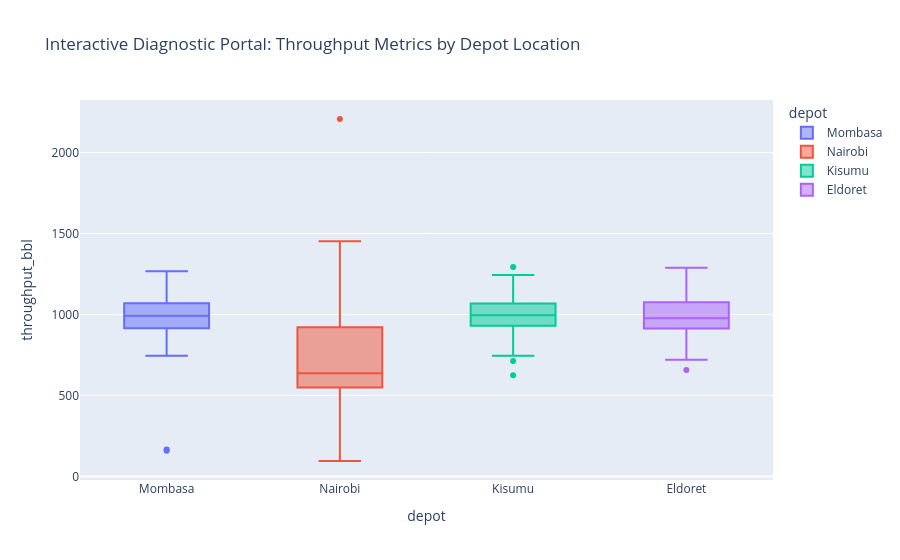

This figure's notebook cell:
### Markdown cell above
### Interpretation

Comparing throughput across depots allows us to determine whether the reduction observed in the overall average is driven by a specific location or shared across the entire network. By examining the distribution of throughput for each depot, we can identify differences in central tendency, variability, and the presence of unusual observations.

The comparison shows a clear distinction between the depots. **Nairobi consistently records lower throughput values than Mombasa, Kisumu, and Eldoret**, with its median positioned noticeably lower. In addition, several observations fall below the lower whisker of the boxplot, indicating statistically significant low-end outliers.

Unlike the isolated sensor glitches expected in the dataset, Nairobi's lower throughput appears to be **systematic rather than random**. The consistent downward shift in its distribution suggests that this depot is likely contributing disproportionately to the reduction in overall throughput.

This finding narrows the investigation considerably. Rather than treating the issue as a network-wide problem, the next stage will focus on **Nairobi** to determine which operational factors - such as maintenance schedules, environmental conditions, or other process variables are driving its reduced performance.

### Code cell
# Interactive deep-dive (Plotly) for exploration
fig = px.box(df_eda, x='depot', y='throughput_bbl', color='depot',
             title='Interactive Diagnostic Portal: Throughput Metrics by Depot Location')
fig.show()

### Figure 1 — Plotly figure (JSON) as saved in the notebook; plotly's stock layout.template omitted (floating-point values rounded to 4 significant figures)
{"data": [{"alignmentgroup": "True", "hovertemplate": "depot=%{x}<br>throughput_bbl=%{y}<extra></extra>", "legendgroup": "Mombasa", "marker": {"color": "#636efa"}, "name": "Mombasa", "notched": false, "offsetgroup": "Mombasa", "orientation": "v", "showlegend": true, "type": "box", "x": ["Mombasa", "Mombasa", "Mombasa", "Mombasa", "Mombasa", "Mombasa", "Mombasa", "Mombasa", "Mombasa", "Mombasa", "Mombasa", "Mombasa", "Mombasa", "Mombasa", "Mombasa", "Mombasa", "Mombasa", "Mombasa", "Mombasa", "Mombasa", "Mombasa", "Mombasa", "Mombasa", "Mombasa", "Mombasa", "Mombasa", "Mombasa", "Mombasa", "Mombasa", "Mombasa", "Mombasa", "Mombasa", "Mombasa", "Mombasa", "Mombasa", "Mombasa", "Mombasa", "Mombasa", "Mombasa", "Mombasa", "Mombasa", "Mombasa", "Mombasa", "Mombasa", "Mombasa", "Mombasa", "Mombasa", "Mombasa", "Mombasa", "Mombasa", "Mombasa", "Mombasa", "Mombasa", "Mombasa", "Mombasa", "Mombasa", "Mombasa", "Mombasa", "Mombasa", "Mombasa", "Mombasa", "Mombasa", "Mombasa", "Mombasa", "Mombasa", "Mombasa", "Mombasa", "Mombasa", "Mombasa", "Mombasa", "Mombasa", "Mombasa", "Mombasa", "Mombasa", "Mombasa", "Mombasa", "Mombasa", "Mombasa", "Mombasa", "Mombasa", "Mombasa", "Mombasa", "Mombasa", "Mombasa", "Mombasa", "Mombasa", "Mombasa", "Mombasa", "Mombasa", "Mombasa", "Mombasa", "Mombasa", "Mombasa", "Mombasa", "Mombasa", "Mombasa", "Mombasa", "Mombasa", "Mombasa", "Mombasa"], "x0": " ", "xaxis": "x", "y": [1043.0, 914.4, 1032.0, 973.4, 900.6, 1075.0, 1108.0, 925.6, 938.1, 848.4, 1065.0, 1075.0, 1110.0, 998.2, 1077.0, 988.0, 806.8, 823.9, 1072.0, 997.0, 1004.0, 1039.0, 901.4, 1105.0, 1023.0, 886.1, 896.4, 910.5, 1018.0, 903.0, 1198.0, 1073.0, 1073.0, 910.6, 860.2, 894.7, 1001.0, 745.8, 1013.0, 924.1, 1063.0, 1134.0, 1050.0, 917.8, 1021.0, 972.0, 1000.0, 960.8, 1127.0, 868.5, 1251.0, 914.9, 1053.0, 998.3, 1019.0, 1088.0, 167.0, 942.4, 1161.0, 990.6, 1104.0, 963.0, 1060.0, 1079.0, 860.9, 918.8, 973.6, 910.7, 890.8, 1217.0, 928.6, 947.7, 908.0, 991.8, 992.5, 991.3, 1044.0, 1090.0, 948.1, 991.1, 946.6, 1120.0, 964.9, 1008.0, 1252.0, 1041.0, 1038.0, 898.9, 923.5, 812.8, 782.1, 965.5, 1155.0, 1107.0, 997.4, 1116.0, 936.6, 158.0, 1267.0, 835.0], "y0": " ", "yaxis": "y"}, {"alignmentgroup": "True", "hovertemplate": "depot=%{x}<br>throughput_bbl=%{y}<extra></extra>", "legendgroup": "Nairobi", "marker": {"color": "#EF553B"}, "name": "Nairobi", "notched": false, "offsetgroup": "Nairobi", "orientation": "v", "showlegend": true, "type": "box", "x": ["Nairobi", "Nairobi", "Nairobi", "Nairobi", "Nairobi", "Nairobi", "Nairobi", "Nairobi", "Nairobi", "Nairobi", "Nairobi", "Nairobi", "Nairobi", "Nairobi", "Nairobi", "Nairobi", "Nairobi", "Nairobi", "Nairobi", "Nairobi", "Nairobi", "Nairobi", "Nairobi", "Nairobi", "Nairobi", "Nairobi", "Nairobi", "Nairobi", "Nairobi", "Nairobi", "Nairobi", "Nairobi", "Nairobi", "Nairobi", "Nairobi", "Nairobi", "Nairobi", "Nairobi", "Nairobi", "Nairobi", "Nairobi", "Nairobi", "Nairobi", "Nairobi", "Nairobi", "Nairobi", "Nairobi", "Nairobi", "Nairobi", "Nairobi", "Nairobi", "Nairobi", "Nairobi", "Nairobi", "Nairobi", "Nairobi", "Nairobi", "Nairobi", "Nairobi", "Nairobi", "Nairobi", "Nairobi", "Nairobi", "Nairobi", "Nairobi", "Nairobi", "Nairobi", "Nairobi", "Nairobi", "Nairobi", "Nairobi", "Nairobi", "Nairobi", "Nairobi", "Nairobi", "Nairobi", "Nairobi", "Nairobi", "Nairobi", "Nairobi", "Nairobi", "Nairobi", "Nairobi", "Nairobi", "Nairobi", "Nairobi", "Nairobi", "Nairobi", "Nairobi", "Nairobi", "Nairobi", "Nairobi", "Nairobi", "Nairobi", "Nairobi", "Nairobi", "Nairobi", "Nairobi", "Nairobi", "Nairobi"], "x0": " ", "xaxis": "x", "y": [1166.0, 827.3, 2207.0, 860.7, 1089.0, 1011.0, 1120.0, 993.3, 1035.0, 1078.0, 898.8, 997.9, 916.4, 906.9, 1452.0, 1187.0, 1047.0, 917.4, 990.9, 919.6, 1018.0, 1269.0, 922.0, 968.9, 1036.0, 851.8, 1118.0, 930.9, 806.1, 943.4, 1064.0, 1188.0, 526.3, 423.0, 648.2, 620.7, 1288.0, 499.9, 711.9, 670.8, 522.3, 719.4, 509.5, 564.4, 570.2, 683.5, 553.3, 466.2, 608.8, 547.6, 566.8, 690.5, 545.7, 567.0, 494.1, 698.8, 593.0, 514.1, 625.1, 571.9, 1376.0, 511.0, 580.7, 742.2, 505.7, 550.1, 594.6, 573.9, 545.6, 639.9, 543.0, 742.7, 515.7, 628.2, 95.51, 537.0, 557.8, 586.8, 538.1, 618.4, 754.9, 747.2, 529.8, 594.4, 606.6, 622.5, 507.2, 587.7, 533.5, 573.8, 644.6, 547.9, 492.0, 519.9, 740.9, 846.7, 671.3, 491.1, 635.2, 602.2], "y0": " ", "yaxis": "y"}, {"alignmentgroup": "True", "hovertemplate": "depot=%{x}<br>throughput_bbl=%{y}<extra></extra>", "legendgroup": "Kisumu", "marker": {"color": "#00cc96"}, "name": "Kisumu", "notched": false, "offsetgroup": "Kisumu", "orientation": "v", "showlegend": true, "type": "box", "x": ["Kisumu", "Kisumu", "Kisumu", "Kisumu", "Kisumu", "Kisumu", "Kisumu", "Kisumu", "Kisumu", "Kisumu", "Kisumu", "Kisumu", "Kisumu", "Kisumu", "Kisumu", "Kisumu", "Kisumu", "Kisumu", "Kisumu", "Kisumu", "Kisumu", "Kisumu", "Kisumu", "Kisumu", "Kisumu", "Kisumu", "Kisumu", "Kisumu", "Kisumu", "Kisumu", "Kisumu", "Kisumu", "Kisumu", "Kisumu", "Kisumu", "Kisumu", "Kisumu", "Kisumu", "Kisumu", "Kisumu", "Kisumu", "Kisumu", "Kisumu", "Kisumu", "Kisumu", "Kisumu", "Kisumu", "Kisumu", "Kisumu", "Kisumu", "Kisumu", "Kisumu", "Kisumu", "Kisumu", "Kisumu", "Kisumu", "Kisumu", "Kisumu", "Kisumu", "Kisumu", "Kisumu", "Kisumu", "Kisumu", "Kisumu", "Kisumu", "Kisumu", "Kisumu", "Kisumu", "Kisumu", "Kisumu", "Kisumu", "Kisumu", "Kisumu", "Kisumu", "Kisumu", "Kisumu", "Kisumu", "Kisumu", "Kisumu", "Kisumu", "Kisumu", "Kisumu", "Kisumu", "Kisumu", "Kisumu", "Kisumu", "Kisumu", "Kisumu", "Kisumu", "Kisumu", "Kisumu", "Kisumu", "Kisumu", "Kisumu", "Kisumu", "Kisumu", "Kisumu", "Kisumu", "Kisumu", "Kisumu"], "x0": " ", "xaxis": "x", "y": [980.2, 951.1, 922.9, 1013.0, 1149.0, 995.9, 913.4, 806.8, 1168.0, 905.6, 993.6, 870.3, 1013.0, 948.7, 1006.0, 937.8, 919.8, 624.7, 1044.0, 1105.0, 1132.0, 1094.0, 964.5, 990.9, 1177.0, 934.8, 1003.0, 1294.0, 1094.0, 926.6, 918.2, 853.3, 843.3, 930.7, 980.8, 713.0, 1018.0, 972.4, 1040.0, 1135.0, 1047.0, 962.9, 1012.0, 915.3, 976.6, 1022.0, 876.6, 1019.0, 751.9, 1059.0, 1028.0, 1110.0, 1030.0, 1029.0, 943.9, 909.7, 1245.0, 959.4, 1107.0, 1021.0, 1056.0, 745.3, 947.0, 1022.0, 900.9, 1212.0, 1142.0, 1105.0, 1075.0, 1036.0, 943.5, 964.3, 1059.0, 1073.0, 1024.0, 793.2, 778.8, 825.8, 955.9, 947.2, 975.0, 1138.0, 1062.0, 1140.0, 854.8, 944.7, 929.7, 1053.0, 791.3, 1112.0, 1043.0, 972.7, 1161.0, 1150.0, 953.3, 1163.0, 1089.0, 910.6, 960.3, 1151.0], "y0": " ", "yaxis": "y"}, {"alignmentgroup": "True", "hovertemplate": "depot=%{x}<br>throughput_bbl=%{y}<extra></extra>", "legendgroup": "Eldoret", "marker": {"color": "#ab63fa"}, "name": "Eldoret", "notched": false, "offsetgroup": "Eldoret", "orientation": "v", "showlegend": true, "type": "box", "x": ["Eldoret", "Eldoret", "Eldoret", "Eldoret", "Eldoret", "Eldoret", "Eldoret", "Eldoret", "Eldoret", "Eldoret", "Eldoret", "Eldoret", "Eldoret", "Eldoret", "Eldoret", "Eldoret", "Eldoret", "Eldoret", "Eldoret", "Eldoret", "Eldoret", "Eldoret", "Eldoret", "Eldoret", "Eldoret", "Eldoret", "Eldoret", "Eldoret", "Eldoret", "Eldoret", "Eldoret", "Eldoret", "Eldoret", "Eldoret", "Eldoret", "Eldoret", "Eldoret", "Eldoret", "Eldoret", "Eldoret", "Eldoret", "Eldoret", "Eldoret", "Eldoret", "Eldoret", "Eldoret", "Eldoret", "Eldoret", "Eldoret", "Eldoret", "Eldoret", "Eldoret", "Eldoret", "Eldoret", "Eldoret", "Eldoret", "Eldoret", "Eldoret", "Eldoret", "Eldoret", "Eldoret", "Eldoret", "Eldoret", "Eldoret", "Eldoret", "Eldoret", "Eldoret", "Eldoret", "Eldoret", "Eldoret", "Eldoret", "Eldoret", "Eldoret", "Eldoret", "Eldoret", "Eldoret", "Eldoret", "Eldoret", "Eldoret", "Eldoret", "Eldoret", "Eldoret", "Eldoret", "Eldoret", "Eldoret", "Eldoret", "Eldoret", "Eldoret", "Eldoret", "Eldoret", "Eldoret", "Eldoret", "Eldoret", "Eldoret", "Eldoret", "Eldoret", "Eldoret", "Eldoret", "Eldoret", "Eldoret"], "x0": " ", "xaxis": "x", "y": [822.8, 1008.0, 1031.0, 1090.0, 1149.0, 937.6, 720.9, 1270.0, 1029.0, 945.1, 1084.0, 1095.0, 970.1, 1008.0, 974.3, 1003.0, 1059.0, 952.4, 910.6, 1091.0, 955.4, 805.8, 826.0, 1081.0, 1013.0, 1179.0, 993.9, 1172.0, 994.1, 849.0, 738.5, 902.8, 1192.0, 1102.0, 973.0, 988.2, 1194.0, 1085.0, 934.9, 884.1, 1035.0, 823.0, 1062.0, 1015.0, 1092.0, 978.1, 1039.0, 840.7, 985.2, 1100.0, 889.4, 969.6, 932.7, 1125.0, 811.5, 919.7, 988.4, 1179.0, 1084.0, 1149.0, 906.0, 1006.0, 1125.0, 777.4, 910.4, 1071.0, 912.6, 987.2, 872.5, 657.4, 983.1, 989.7, 908.5, 1064.0, 913.3, 876.2, 1278.0, 794.0, 1114.0, 970.9, 908.5, 924.6, 1047.0, 972.0, 1159.0, 912.7, 962.8, 938.1, 1038.0, 965.1, 953.3, 936.9, 1289.0, 905.3, 936.4, 919.0, 929.0, 1262.0, 956.9, 964.0], "y0": " ", "yaxis": "y"}], "layout": {"boxmode": "overlay", "legend": {"title": {"text": "depot"}, "tracegroupgap": 0}, "title": {"text": "Interactive Diagnostic Portal: Throughput Metrics by Depot Location"}, "xaxis": {"anchor": "y", "categoryarray": ["Mombasa", "Nairobi", "Kisumu", "Eldoret"], "categoryorder": "array", "domain": [0, 1], "title": {"text": "depot"}}, "yaxis": {"anchor": "x", "domain": [0, 1], "title": {"text": "throughput_bbl"}}}}
